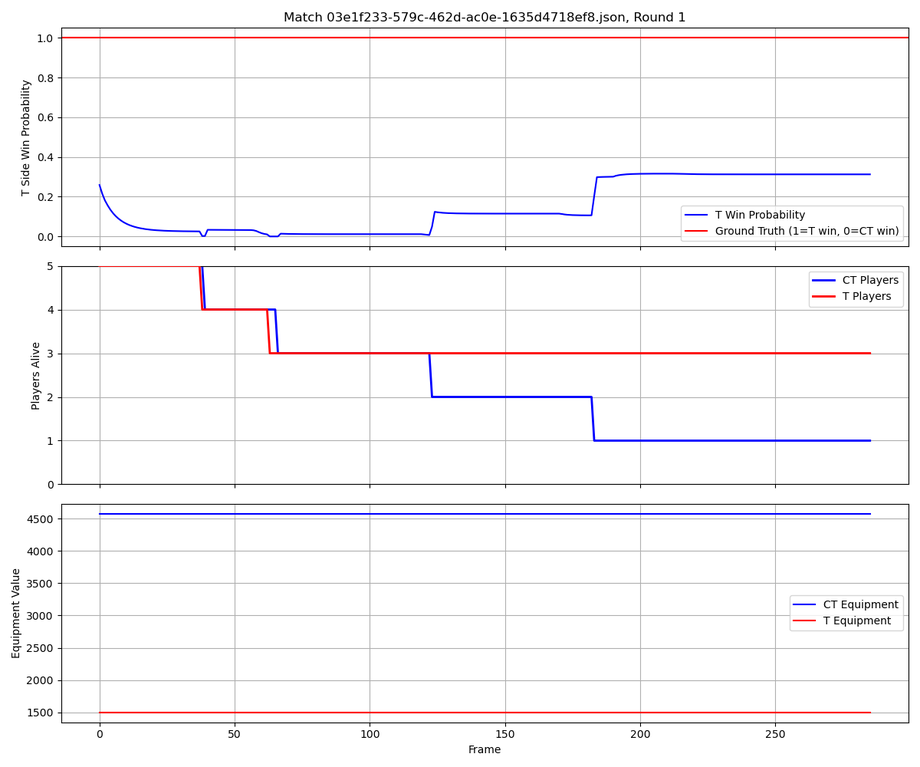
#> input picture saved_models/responsive/visualizations/match_03e1f233-579c-462d-ac0e-1635d4718ef8.json_round_1.png, 920 x 767 px, shrunk from 1200 x 1000 before the run, found by its file name
$ python view_comparison.py
#> lines starting #> are read from the running program, lines starting #| are printed output that depends on the picture
import matplotlib.pyplot as plt
import matplotlib.image as mpimg
import numpy as np

# Load the original and fixed visualizations
try:
    # Try to load an original visualization (if available)
    img_original = mpimg.imread('/Users/kristofferkjaer/Desktop/mbml_project/saved_models/responsive/visualizations/match_03e1f233-579c-462d-ac0e-1635d4718ef8.json_round_1.png')
#> img_original is the input picture: shape (767, 920, 4) float32; mean R, G, B, A 0.973, 0.967, 0.973, 1
    has_original = True
except (FileNotFoundError, IOError):
    has_original = False
    print("Original visualization not found, will only show fixed version")

# Load the fixed visualization
img_fixed = mpimg.imread('/Users/kristofferkjaer/Desktop/mbml_project/saved_models/responsive_final/visualizations/match_03e1f233-579c-462d-ac0e-1635d4718ef8.json_round_1.png')
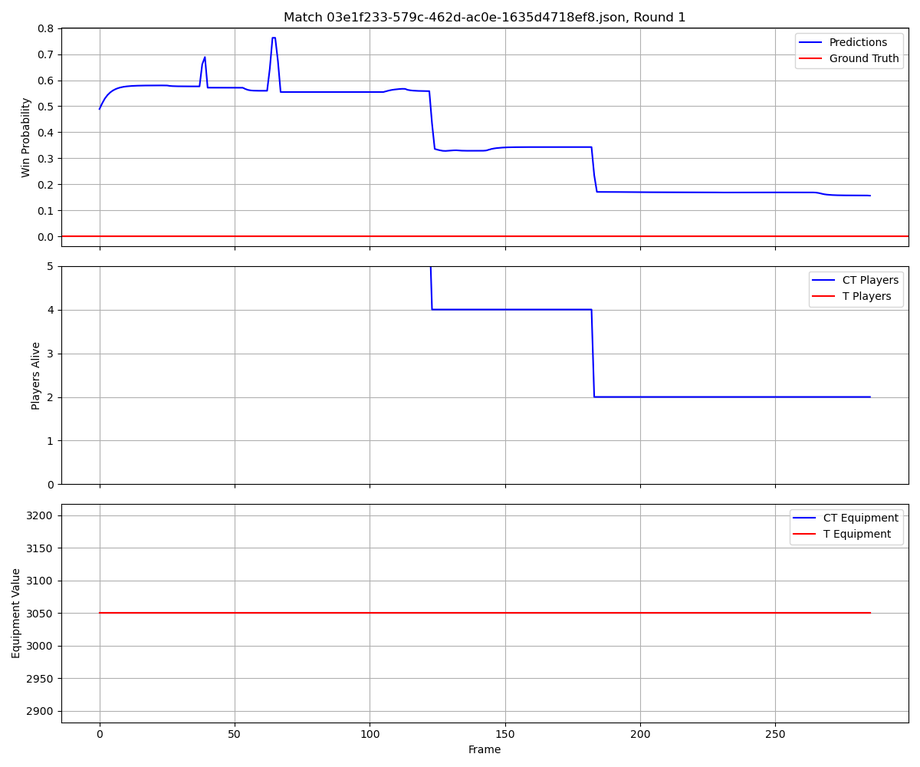
#> input picture saved_models/responsive_final/visualizations/match_03e1f233-579c-462d-ac0e-1635d4718ef8.json_round_1.png, 920 x 767 px, shrunk from 1200 x 1000 before the run, found by its file name
#> img_fixed is the input picture: shape (767, 920, 4) float32; mean R, G, B, A 0.974, 0.97, 0.974, 1

# Create comparison figure
if has_original:
    fig, (ax1, ax2) = plt.subplots(1, 2, figsize=(20, 10))

    ax1.imshow(img_original)
    ax1.set_title("Original Visualization\n(Incorrect player counts - not limited to 0-5)", fontsize=14)
    ax1.axis('off')

    ax2.imshow(img_fixed)
    ax2.set_title("Fixed Visualization\n(Correct player counts - properly scaled to 0-5)", fontsize=14)
    ax2.axis('off')

    plt.tight_layout()
    plt.savefig('/Users/kristofferkjaer/Desktop/mbml_project/visualization_comparison.png', dpi=300)
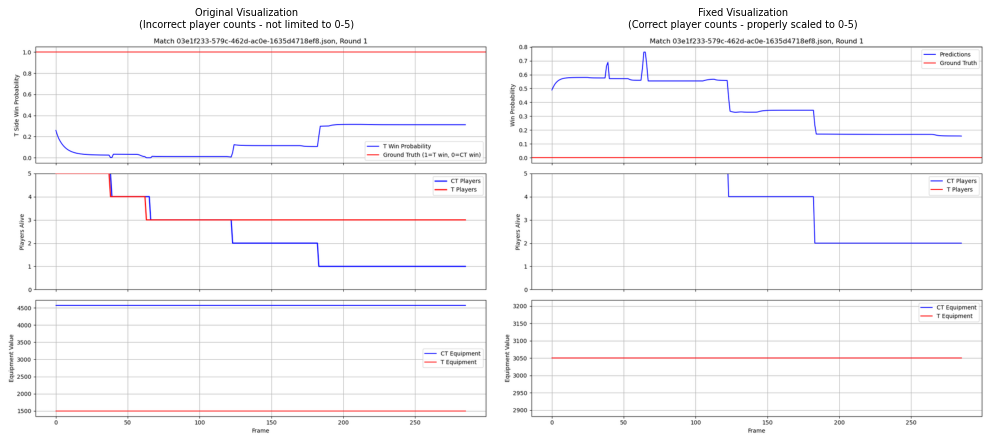
#> figure drawn by matplotlib, 2 panels
    print("Comparison visualization saved as visualization_comparison.png")
else:
    # Just show the fixed version
    plt.figure(figsize=(12, 10))
    plt.imshow(img_fixed)
    plt.title("Fixed Visualization\n(Correct player counts - properly scaled to 0-5)", fontsize=14)
    plt.axis('off')
    plt.savefig('/Users/kristofferkjaer/Desktop/mbml_project/fixed_visualization.png', dpi=300)
    print("Fixed visualization saved as fixed_visualization.png")

print("\nVisualization Fix Summary:")
print("---------------------------")
print("1. Problem: The original visualization code used hardcoded indices for 'CT players alive' (index 0) ")
print("   and 'T players alive' (index 1), which led to incorrect player counts when columns were reordered.")
print("2. Solution: The fix identifies player count columns by name instead of position:")
print("   - Searches for 'ct' and 'alive' in column names for CT players")
print("   - Searches for 't_alive' for T players (avoiding 'ct' in the name)")
print("3. Additional Improvement: Added y-axis limits (0-5) to match CS:GO's maximum team size")
print("4. Result: The visualizations now correctly show player counts with appropriate scaling,")
print("   making the data display accurate regardless of column ordering in the feature extraction process.")
